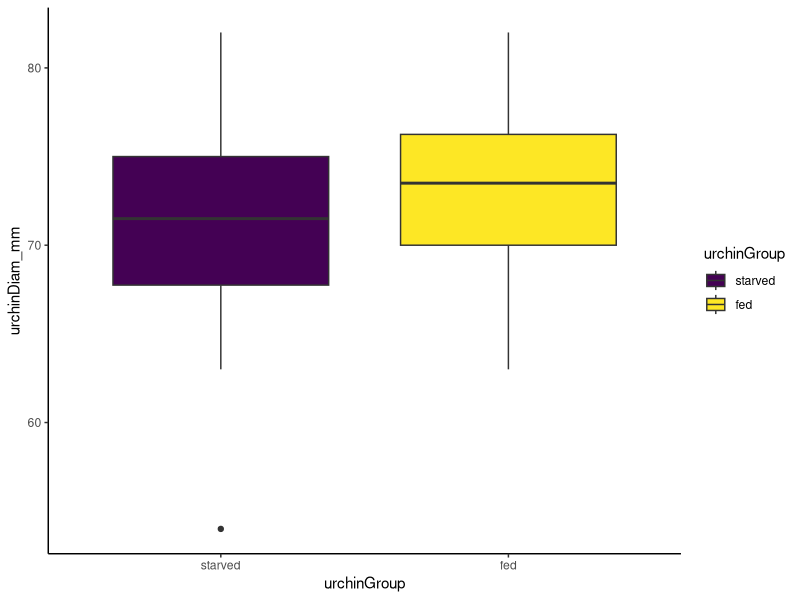
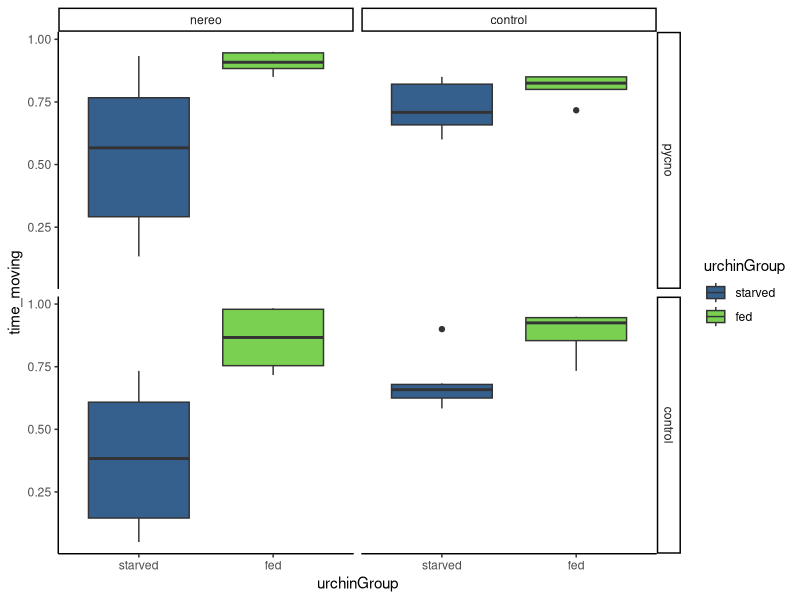
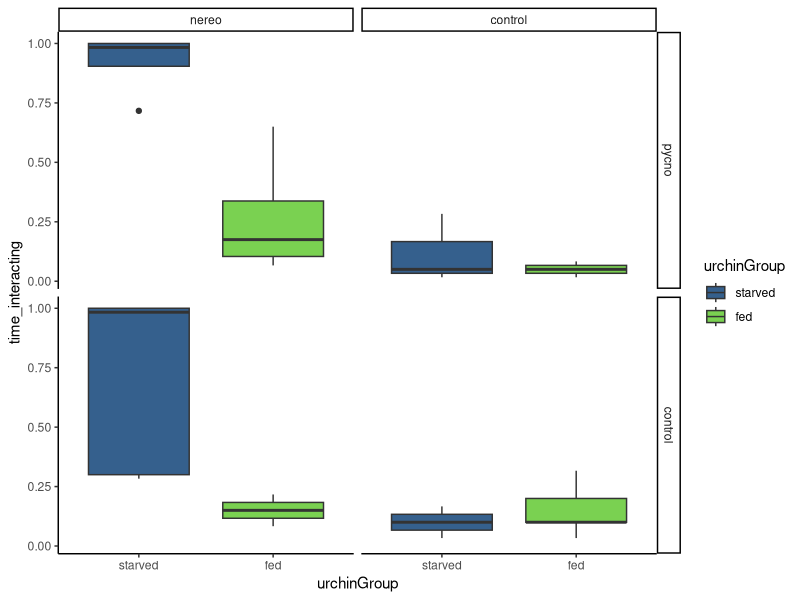
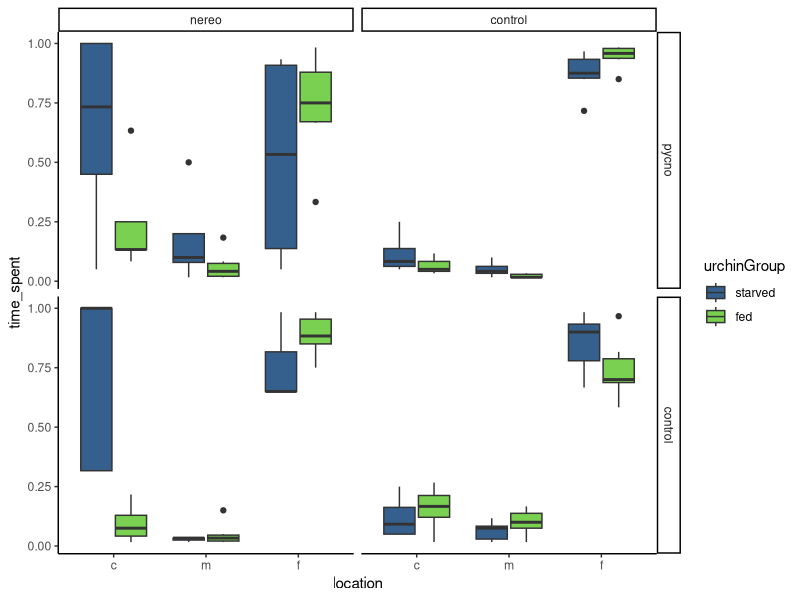
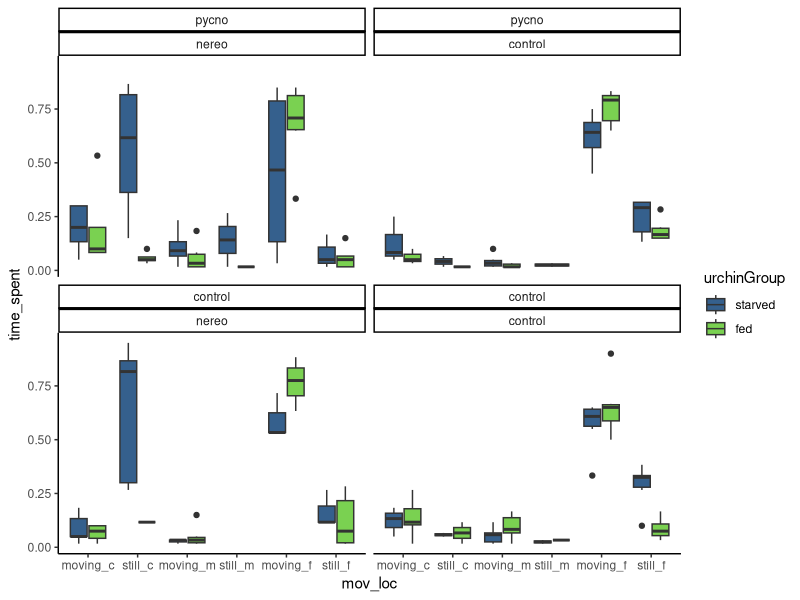

Source code (R) for these figures, in order:
#++++++++++++++++++++++++++++++++++++++++++++++++++++++++++++++++++++++++++++++++++
#                                                                                ##
# Pycno-Urchin Dataset 2021 Figure Exploration                                   ##
# Script created 2021-08-31                                                      ##
# Last updated 2021-08-31                                                        ##
# Data source: Ross Whippo                                                       ##
# R code prepared by Ross Whippo                                                 ##
#                                                                                ##
#++++++++++++++++++++++++++++++++++++++++++++++++++++++++++++++++++++++++++++++++++

# SUMMARY:
# A script to QAQC and parse the 2021 pycno-urchin dataset.


# Required Files (check that script is loading latest version):
# trials2021_QAQC.csv

# Associated Scripts:
# trials2021_dataset_QAQC.R
# trials2021_model1.R

# TO DO 

# +++++++++++++++++++++++++++++++++++++++++++++++++++++++++++++++++++++++++++++++++
# TABLE OF CONTENTS                                                            ####
#                                                                                 +
# RECENT CHANGES TO SCRIPT                                                        +
# LOAD PACKAGES                                                                   +
# READ IN DATA                                                                    +
# MANIPULATE DATA                                                                 +
#                                                                                 +
#++++++++++++++++++++++++++++++++++++++++++++++++++++++++++++++++++++++++++++++++++

#++++++++++++++++++++++++++++++++++++++++++++++++++++++++++++++++++++++++++++++++++
# RECENT CHANGES TO SCRIPT                                                     ####
#++++++++++++++++++++++++++++++++++++++++++++++++++++++++++++++++++++++++++++++++++

# 2021-08-31 Script created

#++++++++++++++++++++++++++++++++++++++++++++++++++++++++++++++++++++++++++++++++++
# LOAD PACKAGES                                                                ####
#++++++++++++++++++++++++++++++++++++++++++++++++++++++++++++++++++++++++++++++++++

library(tidyverse)
library(viridis)

# set plot theme
theme_set(theme_classic())

#++++++++++++++++++++++++++++++++++++++++++++++++++++++++++++++++++++++++++++++++++
# READ IN DATA                                                                 ####
#++++++++++++++++++++++++++++++++++++++++++++++++++++++++++++++++++++++++++++++++++

trials2021_Q <- read_csv("Data/2021/trials2021_QAQC.csv", 
                       col_types = cols(algalTreat = col_factor(levels = c("nereo", "control")), 
                                        date = col_character(),  location = col_character(), 
                                        movement = col_character(), 
                                        pycnoTreat = col_factor(levels = c("pycno", "control")), 
                                        tank = col_factor(levels = c("TF1", "TF2")), 
                                        timeBegin = col_character(), timeEnd = col_character(), 
                                        urchinGroup = col_factor(levels = c("starved","fed")),
                                        location = col_factor(levels = c("c", "m", "f"))))

#++++++++++++++++++++++++++++++++++++++++++++++++++++++++++++++++++++++++++++++++++
# MANIPULATE DATA                                                              ####
#++++++++++++++++++++++++++++++++++++++++++++++++++++++++++++++++++++++++++++++++++

# is there a difference in mean test diameter between groups?

diams <- trials2021_Q %>%
  select(trial, urchinGroup, urchinDiam_mm) %>%
  distinct(trial, urchinGroup, urchinDiam_mm)

diams %>%
  ggplot(aes(x = urchinGroup, y = urchinDiam_mm, fill = urchinGroup)) +
  geom_boxplot() +
  scale_fill_viridis(discrete = TRUE)

t.test(urchinDiam_mm ~ urchinGroup, data = diams)

# Welch Two Sample t-test

# data:  urchinDiam_mm by urchinGroup
# t = -1.5407, df = 43.008, p-value = 0.1307
# alternative hypothesis: true difference in means is not equal to 0
# 95 percent confidence interval:
#   -5.6760725  0.7594058
# sample estimates:
#   mean in group starved     mean in group fed 
# 71.20833              73.66667 

# NO, 2.46mm average difference

# is there a difference in time spent moving among all treatments?

movement <- trials2021_Q %>%
  select(trial, urchinGroup, pycnoTreat, algalTreat, movement) %>%
  filter(movement != "st") %>%
  add_column(move = 1) %>%
  group_by(trial, urchinGroup, pycnoTreat, algalTreat, move) %>%
  count(move) %>%
  mutate(time_moving = n/60)

movement %>%
  ggplot(aes(x = urchinGroup, y = time_moving, fill = urchinGroup)) +
  geom_boxplot() +
  scale_fill_viridis(discrete = TRUE, begin = 0.3, end = 0.8) +
  facet_grid(pycnoTreat ~ algalTreat)

# do treatments spend different amounts of time interacting with the signal?

interaction <- trials2021_Q %>%
  select(trial, urchinGroup, pycnoTreat, algalTreat, interaction) %>%
  filter(interaction != "ni") %>%
  add_column(interact = 1) %>%
  group_by(trial, urchinGroup, pycnoTreat, algalTreat, interact) %>%
  count(interact) %>%
  mutate(time_interacting = n/60)

interaction %>%
  ggplot(aes(x = urchinGroup, y = time_interacting, fill = urchinGroup)) +
  geom_boxplot() +
  scale_fill_viridis(discrete = TRUE, begin = 0.3, end = 0.8) +
  facet_grid(pycnoTreat ~ algalTreat)

# do urchin spend different amounts of time in distance zones among treatments?

location <- trials2021_Q %>%
  select(trial, urchinGroup, pycnoTreat, algalTreat, location) %>%
  add_column(locate = 1) %>%
  group_by(trial, urchinGroup, pycnoTreat, algalTreat, location) %>%
  count(locate) %>%
  mutate(time_spent = n/60)
location$location <- factor(location$location, levels = c("c", "m", "f"))

location %>%
  ggplot(aes(x = location, y = time_spent, fill = urchinGroup)) +
  geom_boxplot() +
  scale_fill_viridis(discrete = TRUE, begin = 0.3, end = 0.8) +
  facet_grid(pycnoTreat ~ algalTreat)

# is there a difference in movement + location?

move_loc <- trials2021_Q %>%
  select(trial, urchinGroup, pycnoTreat, algalTreat, movement, location) %>%
  mutate(moves = case_when(movement == "ma" ~ "moving",
                           movement == "mp" ~ "moving",
                           movement == "mt" ~ "moving",
                           movement == "st" ~ "still")) %>%
  unite(mov_loc, moves, location, sep = "_") %>%
  add_column(place = 1) %>%
  group_by(trial, urchinGroup, pycnoTreat, algalTreat, mov_loc) %>%
  count(place) %>%
  mutate(time_spent = n/60) 
move_loc$mov_loc <- factor(move_loc$mov_loc, levels = c("moving_c", "still_c", "moving_m", "still_m", "moving_f", "still_f"))

move_loc %>%
  ggplot(aes(x = mov_loc, y = time_spent, fill = urchinGroup)) +
  geom_boxplot() +
  scale_fill_viridis(discrete = TRUE, begin = 0.3, end = 0.8) +
  facet_wrap(pycnoTreat ~ algalTreat)


############### SUBSECTION HERE

####
#<<<<<<<<<<<<<<<<<<<<<<<<<<END OF SCRIPT>>>>>>>>>>>>>>>>>>>>>>>>#

# SCRATCH PAD ####
